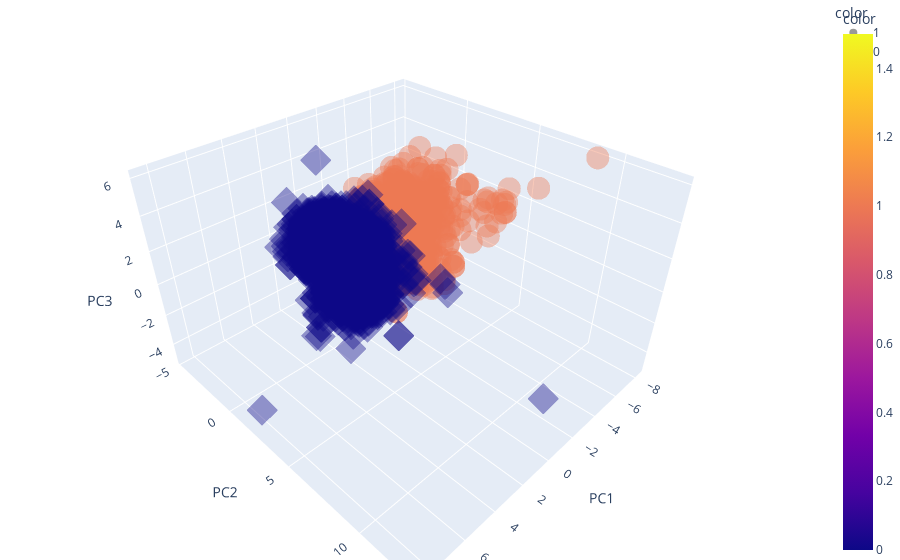

This figure's notebook cell:
### Code cell
import plotly.express as px

fig = px.scatter_3d(pca_wine_plot, x='PC1', y='PC2', z='PC3', color='color', symbol='color', opacity=0.4)
fig.update_layout(margin=dict(l=0,r=0,b=0,t=0))
fig.show()

### Figure 1 — Plotly figure (JSON) as saved in the notebook; plotly's stock layout.template omitted (floating-point values rounded to 4 significant figures; data arrays with more than 128 entries replaced by an {"elided": "..."} marker saying what was removed)
{"data": [{"hovertemplate": "color=%{marker.color}<br>PC1=%{x}<br>PC2=%{y}<br>PC3=%{z}<extra></extra>", "legendgroup": "1", "marker": {"color": {"elided": "1599 int values"}, "coloraxis": "coloraxis", "opacity": 0.4, "symbol": "circle"}, "mode": "markers", "name": "1", "scene": "scene", "showlegend": true, "type": "scatter3d", "x": {"elided": "1599 float values"}, "y": {"elided": "1599 float values"}, "z": {"elided": "1599 float values"}}, {"hovertemplate": "color=%{marker.color}<br>PC1=%{x}<br>PC2=%{y}<br>PC3=%{z}<extra></extra>", "legendgroup": "0", "marker": {"color": {"elided": "4898 int values"}, "coloraxis": "coloraxis", "opacity": 0.4, "symbol": "diamond"}, "mode": "markers", "name": "0", "scene": "scene", "showlegend": true, "type": "scatter3d", "x": {"elided": "4898 float values"}, "y": {"elided": "4898 float values"}, "z": {"elided": "4898 float values"}}], "layout": {"coloraxis": {"colorbar": {"title": {"text": "color"}}, "colorscale": [[0, "#0d0887"], [0.1111, "#46039f"], [0.2222, "#7201a8"], [0.3333, "#9c179e"], [0.4444, "#bd3786"], [0.5556, "#d8576b"], [0.6667, "#ed7953"], [0.7778, "#fb9f3a"], [0.8889, "#fdca26"], [1, "#f0f921"]]}, "legend": {"title": {"text": "color"}, "tracegroupgap": 0}, "margin": {"b": 0, "l": 0, "r": 0, "t": 0}, "scene": {"domain": {"x": [0, 1], "y": [0, 1]}, "xaxis": {"title": {"text": "PC1"}}, "yaxis": {"title": {"text": "PC2"}}, "zaxis": {"title": {"text": "PC3"}}}}}
